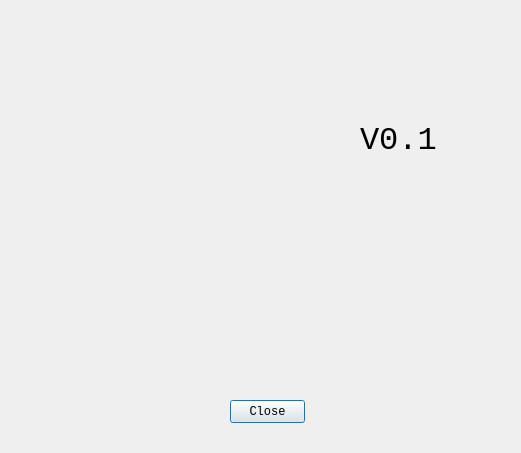
<?xml version="1.0" encoding="UTF-8"?>
<ui version="4.0">
 <class>AboutWindow</class>
 <widget class="QDialog" name="AboutWindow">
  <property name="geometry">
   <rect>
    <x>0</x>
    <y>0</y>
    <width>521</width>
    <height>453</height>
   </rect>
  </property>
  <property name="sizePolicy">
   <sizepolicy hsizetype="Fixed" vsizetype="Fixed">
    <horstretch>0</horstretch>
    <verstretch>0</verstretch>
   </sizepolicy>
  </property>
  <property name="font">
   <font>
    <family>Consolas</family>
   </font>
  </property>
  <property name="windowTitle">
   <string>About Tasuke [助]</string>
  </property>
  <widget class="QPushButton" name="okButton">
   <property name="geometry">
    <rect>
     <x>230</x>
     <y>400</y>
     <width>75</width>
     <height>23</height>
    </rect>
   </property>
   <property name="text">
    <string>Close</string>
   </property>
  </widget>
  <widget class="QLabel" name="label">
   <property name="geometry">
    <rect>
     <x>20</x>
     <y>20</y>
     <width>480</width>
     <height>360</height>
    </rect>
   </property>
   <property name="autoFillBackground">
    <bool>false</bool>
   </property>
   <property name="text">
    <string/>
   </property>
   <property name="pixmap">
    <pixmap resource="Resources.qrc">:/Images/images/about.png</pixmap>
   </property>
  </widget>
  <widget class="QLabel" name="label_2">
   <property name="geometry">
    <rect>
     <x>360</x>
     <y>120</y>
     <width>81</width>
     <height>41</height>
    </rect>
   </property>
   <property name="font">
    <font>
     <pointsize>24</pointsize>
    </font>
   </property>
   <property name="frameShadow">
    <enum>QFrame::Plain</enum>
   </property>
   <property name="text">
    <string>V0.1</string>
   </property>
  </widget>
 </widget>
 <resources>
  <include location="Resources.qrc"/>
 </resources>
 <connections>
  <connection>
   <sender>okButton</sender>
   <signal>clicked()</signal>
   <receiver>AboutWindow</receiver>
   <slot>accept()</slot>
   <hints>
    <hint type="sourcelabel">
     <x>294</x>
     <y>403</y>
    </hint>
    <hint type="destinationlabel">
     <x>96</x>
     <y>254</y>
    </hint>
   </hints>
  </connection>
 </connections>
</ui>
